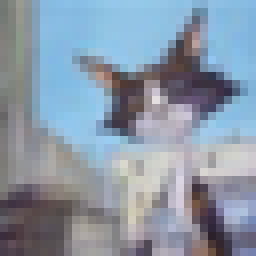
#> input picture deploy/petalinux/recipes-apps/conv-lab-starter/files/dataset/images/alley_cat_s_000013.png, 32 x 32 px (shown 8 times larger)
$ python make_tail_fixture.py
#> lines starting #> are read from the running program, lines starting #| are printed output that depends on the picture
### software/classifier/hybrid_reference.py
"""NumPy reference for FPGA Conv1 followed by the trained software tail."""

from __future__ import annotations

from dataclasses import dataclass
import hashlib
import json
from pathlib import Path

import numpy as np

from .checkpoint_reader import load_checkpoint


CLASS_NAMES = (
    "airplane", "automobile", "bird", "cat", "deer",
    "dog", "frog", "horse", "ship", "truck",
)


@dataclass(frozen=True)
class ProfileAssets:
    profile: str
    checkpoint: Path
    parameters: Path


def load_grayscale(path: str | Path, width: int = 32, height: int = 32) -> np.ndarray:
#> called with width = 32, height = 32
    from PIL import Image
    with Image.open(path) as image:
#> image is the input picture: PIL image 32x32 RGB; mean R, G, B 137.4, 151.3, 167.3
        image.load()
        gray = image.convert("L")
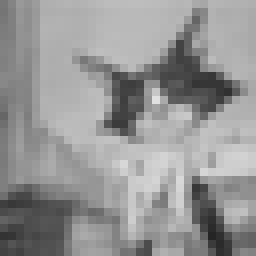
#> gray: PIL image 32x32 L (shown 8 times larger); min 37, max 224, mean 149
        if gray.size != (width, height):
            gray = gray.resize((width, height), Image.Resampling.LANCZOS)
        return np.asarray(gray, dtype=np.uint8).copy()


# [50 lines left out: functions _signed_byte, load_parameters, fpga_conv1, not called in this run]


def interleaved_output_sha256(values: np.ndarray) -> str:
    raw = values.transpose(1, 2, 0).astype("<i2", copy=False).tobytes()
    return hashlib.sha256(raw).hexdigest()


# [36 lines left out: functions _conv2d_same, _maxpool2, _tail, _softmax, not called in this run]


class HybridClassifier:
    def __init__(self, assets: ProfileAssets):
        self.assets = assets
        checkpoint = load_checkpoint(assets.checkpoint)
        self.metadata = checkpoint["metadata"]
        self.state = checkpoint["model_state_dict"]
        if self.metadata["input_size"] != 32 or self.metadata["input_scale_divisor"] != 256:
            raise ValueError("checkpoint input contract is incompatible")

    # [24 lines left out: functions float_logits, hybrid_logits, prediction, not called in this run]

### software/classifier/checkpoint_reader.py
"""Read the tensor state from a modern ``torch.save`` ZIP without PyTorch.

The project checkpoints contain ordinary CPU tensors.  Deployment/export
tools need their values, but installing the full PyTorch runtime merely to
extract immutable weights is unnecessary.  This deliberately small reader
supports the storage and tensor reconstruction records emitted by the three
qualified training checkpoints and rejects unsupported storage types.
"""

from __future__ import annotations

from collections import OrderedDict
from dataclasses import dataclass
import io
import pickle
from pathlib import Path
import zipfile

import numpy as np


@dataclass(frozen=True)
class _StorageType:
    name: str


@dataclass(frozen=True)
class _StorageRef:
    kind: _StorageType
    key: str
    location: str
    elements: int


@dataclass(frozen=True)
class _TensorRef:
    storage: _StorageRef
    offset: int
    shape: tuple[int, ...]
    stride: tuple[int, ...]


# [4 lines left out: function _rebuild_tensor, not called in this run]


def _rebuild_parameter(tensor, *unused):
    return tensor


class _CheckpointUnpickler(pickle.Unpickler):
    # [16 lines left out: functions persistent_load, find_class, not called in this run]


_DTYPES = {
    "FloatStorage": np.dtype("f4"),
    "DoubleStorage": np.dtype("f8"),
    "HalfStorage": np.dtype("f2"),
    "LongStorage": np.dtype("i8"),
    "IntStorage": np.dtype("i4"),
    "ShortStorage": np.dtype("i2"),
    "CharStorage": np.dtype("i1"),
    "ByteStorage": np.dtype("u1"),
    "BoolStorage": np.dtype("?"),
}


# [20 lines left out: function _materialize, not called in this run]


def load_checkpoint(path: str | Path) -> dict:
    """Return checkpoint metadata and a NumPy ``model_state_dict``."""
    path = Path(path)
#> (the run stopped early here; a loop or call above may not have finished)
